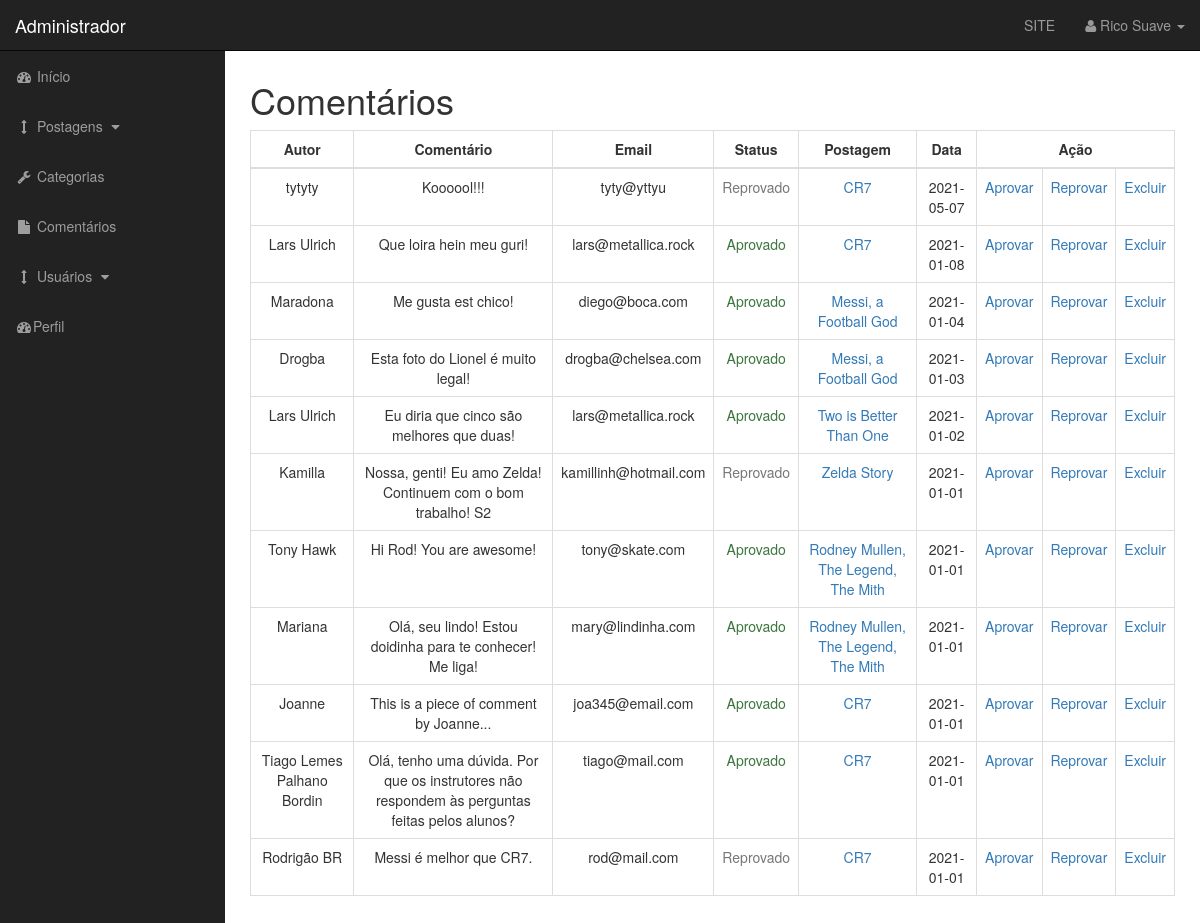
The page /admin/comments.php (signed in) on the database as committed earlier.
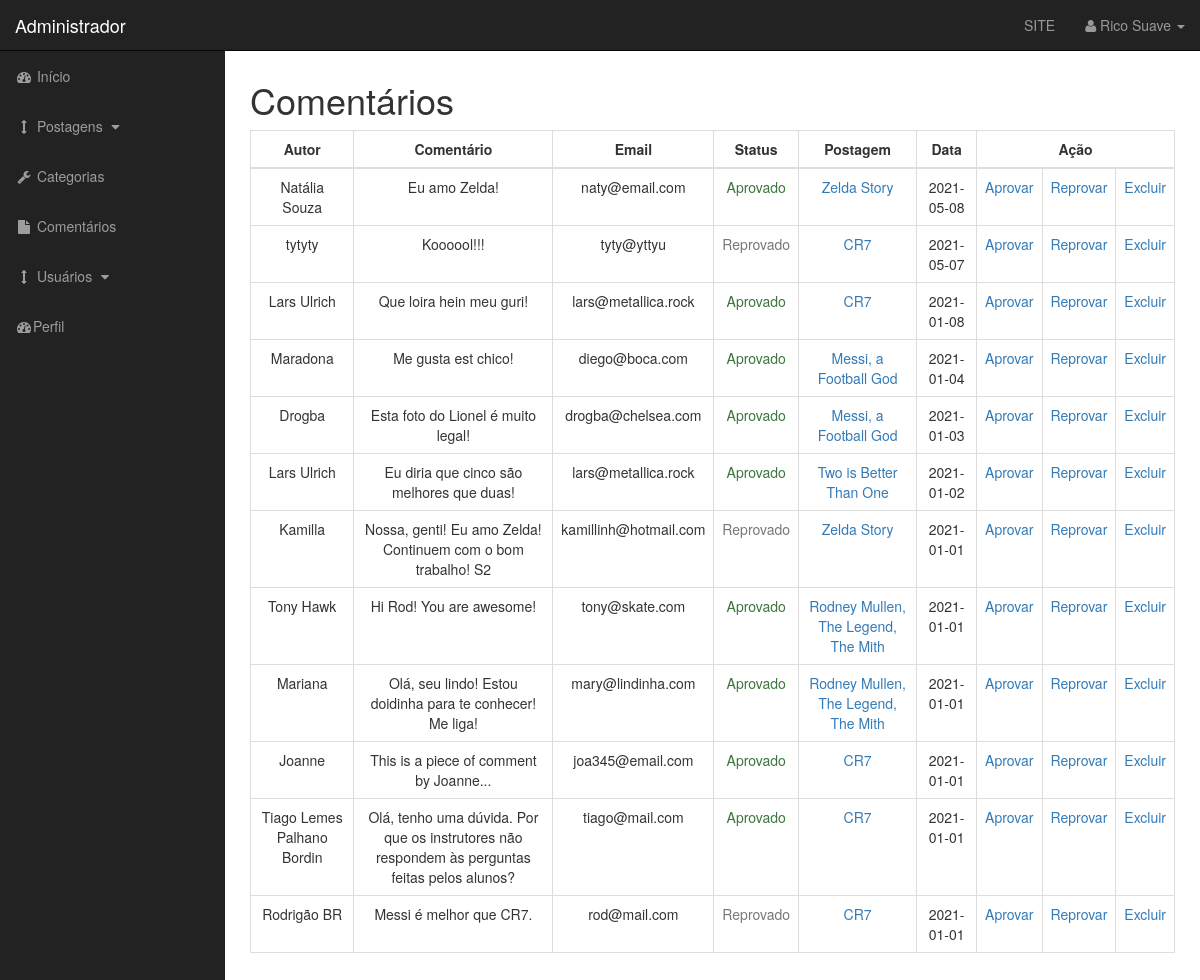
The same page on the database as committed later.
### tables this page shows
CREATE TABLE `comments` (
  `comment_id` int(3) NOT NULL,
  `comment_post_id` int(3) NOT NULL,
  `comment_author` varchar(255) NOT NULL,
  `comment_email` varchar(255) NOT NULL,
  `comment_content` text NOT NULL,
  `comment_status` varchar(255) NOT NULL,
  `comment_date` date NOT NULL
);

CREATE TABLE `posts` (
  `post_id` int(3) NOT NULL,
  `post_category_id` int(3) NOT NULL,
  `post_title` varchar(255) NOT NULL,
  `post_author` varchar(255) NOT NULL,
  `post_date` date NOT NULL,
  `post_image` text NOT NULL,
  `post_content` text NOT NULL,
  `post_tags` varchar(255) NOT NULL,
  `post_comment_count` int(11) NOT NULL DEFAULT '0',
  `post_status` varchar(255) DEFAULT 'Draft',
  `post_views_count` int(11) NOT NULL DEFAULT '0'
);

### admin/includes/view_all_comments.php (the view, shortened to what this page needs)
<table class="table table-bordered table-hover text-center" >
  <thead>
    <tr>
      <th style="text-align: center !important;">Autor</th>
      <th style="text-align: center !important;">Comentário</th>
      <th style="text-align: center !important;">Email</th>
      <th style="text-align: center !important;">Status</th>
      <th style="text-align: center !important;">Postagem</th>
      <th style="text-align: center !important;">Data</th>
      <th style="text-align: center !important;" colspan="3">Ação</th>
    </tr>
  </thead>
  <tbody>
    <?php
      $query = "SELECT * FROM comments ORDER BY comment_id DESC;";
      $select_comments = mysqli_query($connection, $query);
      while ($row = mysqli_fetch_assoc($select_comments)) {
      	$comment_post_id = $row['comment_post_id'];
      	$comment_id = $row['comment_id'];
        ?>
        <tr>
          <td><?= utf8_encode($row['comment_author']) ?></td>
          <td><?= utf8_encode($row['comment_content']) ?></td>
          <td><?= $row['comment_email'] ?></td>
          <?php
            $status_do_comentario = $row['comment_status'];
            if ($status_do_comentario == 'approved') {
              $status_do_comment = 'Aprovado';
              $classe = 'text-success';
            }
            else{
              $status_do_comment = 'Reprovado';
              $classe = 'text-muted';
            }
          ?>
          <td class="<?= $classe ?>"><?= $status_do_comment ?></td>
          <?php
          	$query_2 = "SELECT * FROM posts WHERE post_id = $comment_post_id;";
          	$select_post_title = mysqli_query($connection, $query_2);
          	while ($row_2 = mysqli_fetch_assoc($select_post_title)) {
          		$post_title = $row_2['post_title'];
          		$post_id = $row_2['post_id'];
          	}
          ?>
          <td><a href="../post?p_id=<?= $post_id; ?>"><?= $post_title; ?></a></td>
          <td><?= utf8_encode($row['comment_date']) ?></td>
          <td><a href="comments?approve=<?= $comment_id ?>">Aprovar</a></td>
          <td><a href="comments?unapprove=<?= $comment_id ?>">Reprovar</a></td>
          <td><a href="comments?delete=<?= $comment_id ?>">Excluir</a></td>
        </tr>
        <?php
      }
		?>
  </tbody>
</table>

Rows that differ between the two databases and show on the page:
added comments: comment_author "Natália Souza", comment_content "Eu amo Zelda!", comment_email "naty@email.com", comment_status "Aprovado", posts.post_title "Zelda Story", comment_date "2021-05-08"
